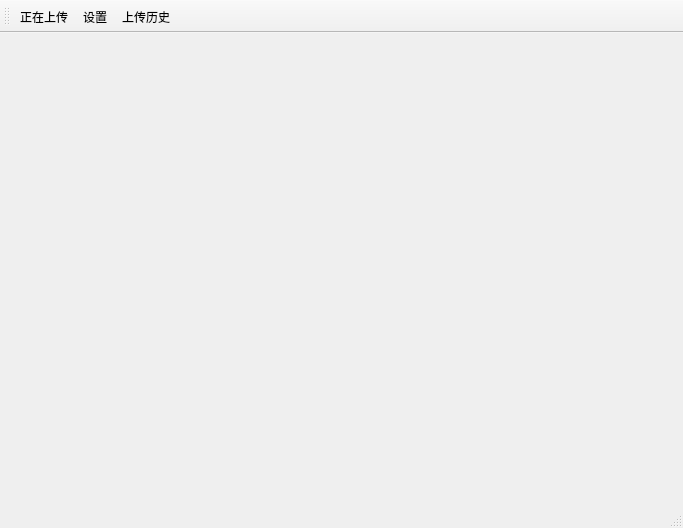
<?xml version="1.0" encoding="UTF-8"?>
<ui version="4.0">
 <class>MainWindow</class>
 <widget class="QMainWindow" name="MainWindow">
  <property name="geometry">
   <rect>
    <x>0</x>
    <y>0</y>
    <width>683</width>
    <height>528</height>
   </rect>
  </property>
  <property name="windowTitle">
   <string>MainWindow</string>
  </property>
  <widget class="QWidget" name="centralwidget">
   <layout class="QVBoxLayout" name="verticalLayout_2">
    <item>
     <widget class="QStackedWidget" name="stackedWidget">
      <property name="currentIndex">
       <number>0</number>
      </property>
      <widget class="QWidget" name="uploadpage"/>
      <widget class="QWidget" name="settingpage"/>
      <widget class="QWidget" name="historypage"/>
     </widget>
    </item>
   </layout>
  </widget>
  <widget class="QToolBar" name="toolBar">
   <property name="windowTitle">
    <string>toolBar</string>
   </property>
   <attribute name="toolBarArea">
    <enum>TopToolBarArea</enum>
   </attribute>
   <attribute name="toolBarBreak">
    <bool>false</bool>
   </attribute>
   <addaction name="showUploadAction"/>
   <addaction name="uploadSettingAction"/>
   <addaction name="showHistoryAction"/>
  </widget>
  <widget class="QStatusBar" name="statusBar"/>
  <action name="showUploadAction">
   <property name="text">
    <string>正在上传</string>
   </property>
   <property name="toolTip">
    <string>查看上传队列</string>
   </property>
  </action>
  <action name="uploadSettingAction">
   <property name="text">
    <string>设置</string>
   </property>
   <property name="toolTip">
    <string>设置上传参数</string>
   </property>
  </action>
  <action name="showHistoryAction">
   <property name="text">
    <string>上传历史</string>
   </property>
   <property name="toolTip">
    <string>上传历史</string>
   </property>
  </action>
 </widget>
 <resources/>
 <connections/>
</ui>
